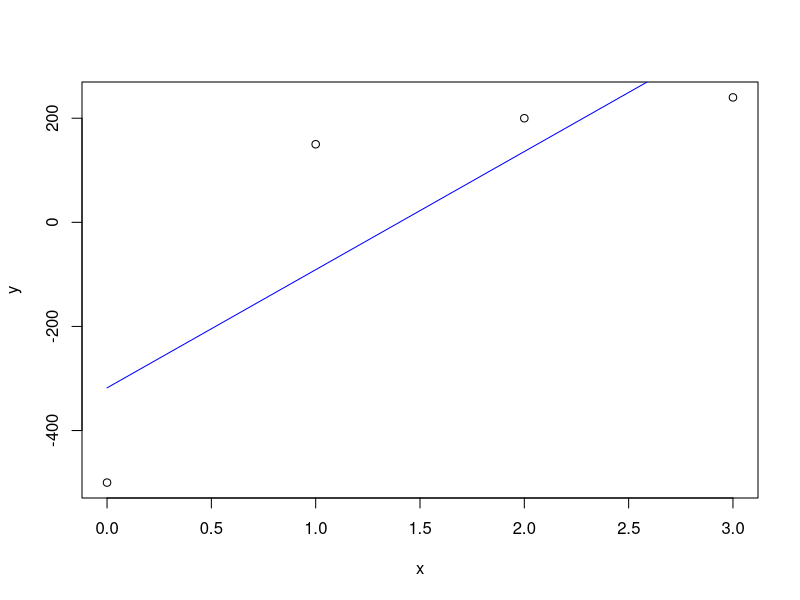

The R source for this figure:
linearFunc <- function(x,a,b){
    return(a*x+b)
}
GS<-function(A,b){
  n<-nrow(A)
  x<-array(0,n)
  for(i in 1:n){
    for(j in 1:n){
      x[j]<-b[j]
      for(k in 1:n){
        if(k!=j) x[j]<-x[j]-A[j,k]*x[k]
      }
      x[j]<-x[j]/A[j,j]
    }
    #cat(i)
    #cat(format(x))
    #cat("\n")
  }
  return(x)
}
GS2<-function(A,b){
  n<-nrow(A)
  for(k in 1:(n-1)){
    for(i in (k+1):n){
      koef<--A[i,k]/A[k,k]
      for(j in k:n){
        A[i,j]<-A[i,j]+koef*A[k,j]
      }
      b[i]<-b[i]+koef*b[k]
    }
  }
  x[n]<-b[n]/A[n,n]
  for(i in (n-1):1){
    x[i]<-(b[i]-sum(A[i,(i+1):n]*x[(i+1):n]))/A[i,i]
  }
  return(c(x[1],x[2]))
}

MNC <- function(x,y){
    n = length(x)
    nx <- 0 #suma x(i) od 1 do n
    nxx <- 0 #suma x(i)^2 od 1 do n
    nxy <- 0 #suma x(i)*y(i) od 1 do n
    ny <- 0 #suma y(i) od 1 do n
    for( i in 1:n){
        nx <- nx +x[i]
        nxx <- nxx + x[i]*x[i]
        nxy <- nxy + x[i]*y[i]
        ny <- ny + y[i]
    }
    cat("\n")
    print(nx)
    print(nxx)
    print(nxy)
    print(ny)
    cat("\n")
    A = matrix(c(nxx,nx,nx,n),nrow=2,ncol=2)
    b = c(nxy,ny)
    ab = GS2(A,b)
    print(ab)
    h = (x[n] -  x[1])/100
    xx = seq(x[1],x[n],h)

    yy = linearFunc(xx,ab[1],ab[2])
    plot(x,y)
    lines(xx,yy,col="blue")
    return(ab)
}
x<-c(0,1,2,3)
y<-c(-500,150,200,240)
a<-MNC(x,y)


print(a)
max <- 0

sumaCtvercu <- 0
for(i in 1:4){
    sumaCtvercu<- sumaCtvercu + (y[i] -linearFunc(x[i],a[1],a[2]))^2
}

for(i in 1:4){
    od <- abs(y[i]-linearFunc(x[i],a[1],a[2]))

    if( max < od ){
        max <- od
    }

}
print(max)
print(sumaCtvercu)
a[1] = a[1]
a[2] = a[2]*0.95
cat("\n")
print(a[1])
print(a[2])
cat("\n")
max <- 0
sumaCtvercu <- 0
for(i in 1:4){
    sumaCtvercu<- sumaCtvercu + (y[i] -linearFunc(x[i],a[1],a[2]))^2
}

for(i in 1:4){
    od <- abs(y[i]-linearFunc(x[i],a[1],a[2]))
    if( max < od ){
        max <- od
      }

}
    print(max)
    print(sumaCtvercu)


